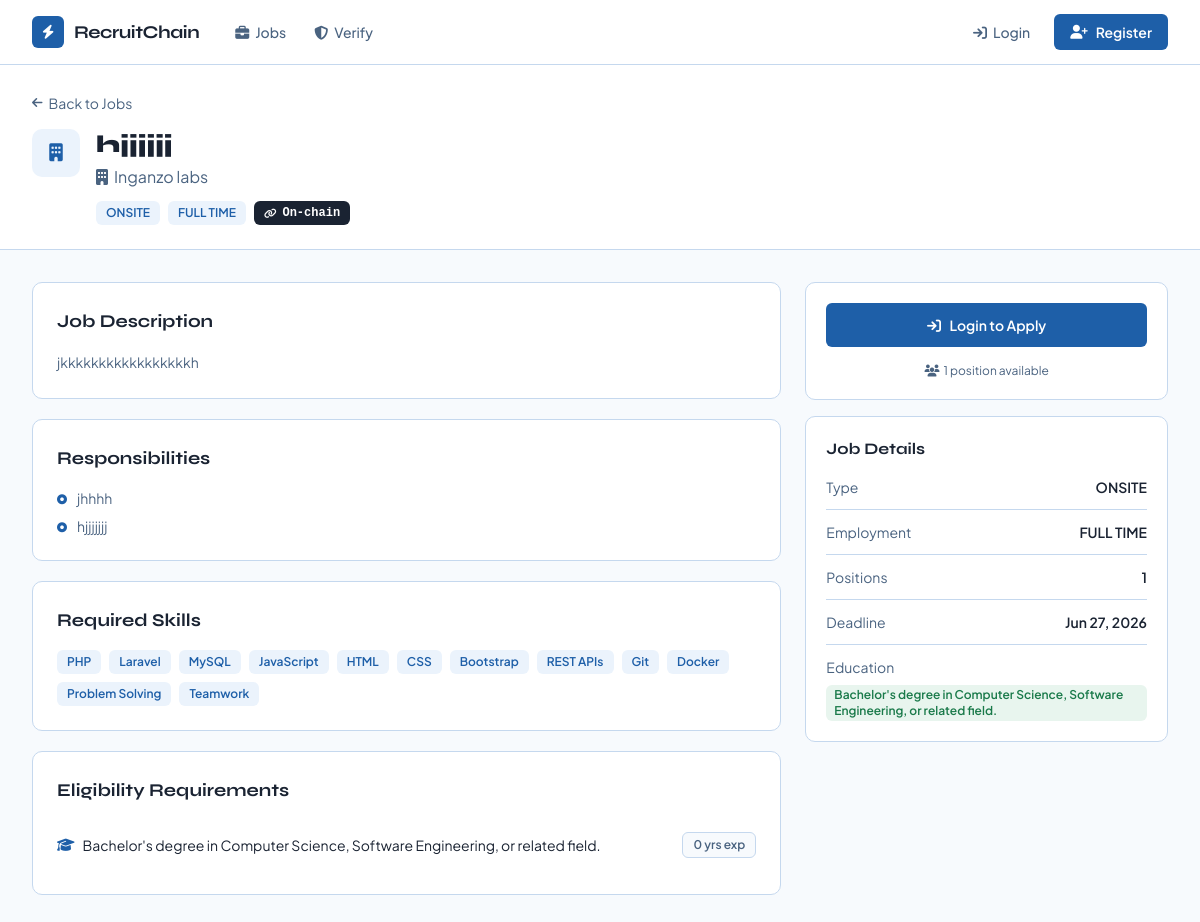
The page /job.php?id=10 on the database its author committed.
### tables this page shows
CREATE TABLE `jobs` (
  `id` int(10) UNSIGNED NOT NULL,
  `company_id` int(10) UNSIGNED NOT NULL,
  `title` varchar(255) NOT NULL,
  `department` varchar(100) DEFAULT NULL,
  `description` longtext NOT NULL,
  `responsibilities` longtext DEFAULT NULL CHECK (json_valid(`responsibilities`)),
  `required_skills` longtext DEFAULT NULL CHECK (json_valid(`required_skills`)),
  `required_education` varchar(100) DEFAULT NULL,
  `required_certs` longtext DEFAULT NULL CHECK (json_valid(`required_certs`)),
  `min_experience` int(11) DEFAULT 0,
  `positions_count` int(11) DEFAULT 1,
  `deadline` datetime NOT NULL,
  `salary_min` decimal(10,2) DEFAULT NULL,
  `salary_max` decimal(10,2) DEFAULT NULL,
  `job_type` enum('REMOTE','ONSITE','HYBRID') DEFAULT 'ONSITE',
  `employment_type` enum('FULL_TIME','PART_TIME','CONTRACT') DEFAULT 'FULL_TIME',
  `location` varchar(255) DEFAULT NULL,
  `job_hash` char(64) DEFAULT NULL,
  `icp_confirmed` tinyint(1) DEFAULT 0,
  `marks_published` tinyint(1) DEFAULT 0,
  `status` enum('ACTIVE','SCREENING','EXAMINING','INTERVIEWING','COMPLETED') DEFAULT 'ACTIVE',
  `created_at` timestamp NULL DEFAULT current_timestamp(),
  `updated_at` timestamp NULL DEFAULT current_timestamp() ON UPDATE current_timestamp(),
  `eligible_educations` longtext DEFAULT NULL CHECK (json_valid(`eligible_educations`)),
  `exam_num_questions` int(10) UNSIGNED DEFAULT 10,
  `exam_time_limit_min` int(10) UNSIGNED DEFAULT 60,
  `exam_open_ended` int(10) UNSIGNED DEFAULT 3,
  `exam_closed_ended` int(10) UNSIGNED DEFAULT 7,
  `exam_sample_doc_path` varchar(500) DEFAULT NULL,
  `exam_start_at` datetime DEFAULT NULL,
  `exam_end_at` datetime DEFAULT NULL,
  `interview_shortlist_n` int(10) UNSIGNED DEFAULT 5,
  `interview_start_at` datetime DEFAULT NULL,
  `interview_time_limit_min` int(10) UNSIGNED DEFAULT 5,
  `interview_max_questions` int(10) UNSIGNED DEFAULT 5,
  `interview_end_at` datetime DEFAULT NULL
);

CREATE TABLE `companies` (
  `id` int(10) UNSIGNED NOT NULL,
  `user_id` int(10) UNSIGNED NOT NULL,
  `company_name` varchar(255) NOT NULL,
  `reg_number` varchar(100) DEFAULT NULL,
  `industry` varchar(100) DEFAULT NULL,
  `size` varchar(50) DEFAULT NULL,
  `website` varchar(255) DEFAULT NULL,
  `address` text DEFAULT NULL,
  `reg_cert_path` varchar(500) DEFAULT NULL,
  `reg_cert_hash` char(64) DEFAULT NULL,
  `tax_doc_path` varchar(500) DEFAULT NULL,
  `tax_doc_hash` char(64) DEFAULT NULL,
  `verification_status` enum('PENDING','APPROVED','REJECTED') DEFAULT 'PENDING',
  `verified_at` datetime DEFAULT NULL,
  `verified_by` int(10) UNSIGNED DEFAULT NULL,
  `rejection_reason` text DEFAULT NULL,
  `company_hash` char(64) DEFAULT NULL,
  `icp_confirmed` tinyint(1) DEFAULT 0,
  `created_at` timestamp NULL DEFAULT current_timestamp(),
  `updated_at` timestamp NULL DEFAULT current_timestamp() ON UPDATE current_timestamp()
);

### includes/db.php (called while the page is built, shortened)
<?php
function pdo(): PDO {
    static $pdo = null;
    if ($pdo === null) {
        $c = config();
        $pdo = new PDO(
            "mysql:host={$c['DB_HOST']};port={$c['DB_PORT']};dbname={$c['DB_NAME']};charset=utf8mb4",
            $c['DB_USER'],
            $c['DB_PASS'],
            [
                PDO::ATTR_ERRMODE            => PDO::ERRMODE_EXCEPTION,
                PDO::ATTR_DEFAULT_FETCH_MODE => PDO::FETCH_ASSOC,
                PDO::ATTR_EMULATE_PREPARES   => false,
            ]
        );
    }
    return $pdo;
}

### job.php (the view, shortened to what this page needs)
<?php
require 'includes/db.php';
$id = (int)($_GET['id'] ?? 0);
$stmt = pdo()->prepare("SELECT j.*, c.company_name, c.industry, c.website
                         FROM jobs j JOIN companies c ON j.company_id = c.id
                         WHERE j.id = ?");
$stmt->execute([$id]);
$job = $stmt->fetch();
$skills          = json_decode($job['required_skills']    ?? '[]', true) ?: [];
$responsibilities = json_decode($job['responsibilities']  ?? '[]', true) ?: [];
$eduLevels       = json_decode($job['eligible_educations'] ?? '[]', true) ?: [];
$deadlinePassed  = strtotime($job['deadline']) < time();
$hasApplied = false;
?>
<!DOCTYPE html>
<html lang="en">
<head>
  <link rel="stylesheet" href="https://cdnjs.cloudflare.com/ajax/libs/font-awesome/6.5.0/css/all.min.css">
  <script src="https://cdn.tailwindcss.com"></script>
</head>
<body class="bg-[#F7FAFD] font-body text-[#1A2332]">
<?php include 'includes/nav-public.php'; ?>
<div class="bg-white border-b border-[#C5D8EE]">
  <div class="max-w-[1200px] mx-auto px-8 py-6">
    <a href="/" class="inline-flex items-center gap-1.5 text-sm text-[#4A6380] hover:text-[#1A2332] mb-4 transition-colors">
      <i class="fa-solid fa-arrow-left text-xs"></i> Back to Jobs
    </a>
    <div class="flex items-start gap-4">
      <div class="w-12 h-12 bg-[#EBF3FC] rounded-[10px] flex items-center justify-center flex-shrink-0">
        <i class="fa-solid fa-building text-[#1E5FA8] text-lg"></i>
      </div>
      <div>
        <h1 class="font-display font-extrabold text-[#1A2332] text-2xl"><?= htmlspecialchars($job['title']) ?></h1>
        <p class="text-[#4A6380] mt-1">
          <i class="fa-solid fa-building mr-1.5"></i><?= htmlspecialchars($job['company_name']) ?>
        </p>
        <div class="flex items-center gap-2 mt-3">
          <?php
          $typeColors = ['REMOTE' => 'bg-[#E8F5EE] text-[#1A7A4A]', 'ONSITE' => 'bg-[#EBF3FC] text-[#1E5FA8]', 'HYBRID' => 'bg-[#FFF3E6] text-[#B05C00]'];
          $tc = $typeColors[$job['job_type']] ?? 'bg-[#EBF3FC] text-[#1E5FA8]';
          ?>
          <span class="inline-flex items-center gap-1.5 px-2.5 py-1 rounded-[6px] <?= $tc ?> text-xs font-semibold"><?= $job['job_type'] ?></span>
          <span class="inline-flex items-center gap-1.5 px-2.5 py-1 rounded-[6px] bg-[#EBF3FC] text-[#1E5FA8] text-xs font-semibold"><?= str_replace('_', ' ', $job['employment_type']) ?></span>
          <?php if ($job['icp_confirmed']): ?>
          <span class="inline-flex items-center gap-1.5 px-2.5 py-1 rounded-[6px] bg-[#1A2332] text-white text-xs font-semibold font-mono">
            <i class="fa-solid fa-link text-[10px]"></i> On-chain
          </span>
          <?php endif; ?>
        </div>
      </div>
    </div>
  </div>
</div>
<main class="max-w-[1200px] mx-auto px-8 py-8">
  <div class="grid grid-cols-1 lg:grid-cols-3 gap-6">
    <div class="lg:col-span-2 space-y-5">
      <div class="bg-white border border-[#C5D8EE] rounded-[10px] p-6">
        <h2 class="font-display font-bold text-[#1A2332] text-lg mb-4">Job Description</h2>
        <p class="text-sm text-[#4A6380] leading-relaxed whitespace-pre-line"><?= htmlspecialchars($job['description']) ?></p>
      </div>
      <?php if (!empty($responsibilities)): ?>
      <div class="bg-white border border-[#C5D8EE] rounded-[10px] p-6">
        <h2 class="font-display font-bold text-[#1A2332] text-lg mb-4">Responsibilities</h2>
        <ul class="space-y-2">
          <?php foreach ($responsibilities as $r): ?>
          <li class="flex items-start gap-2.5 text-sm text-[#4A6380]">
            <i class="fa-solid fa-circle-dot text-[#1E5FA8] text-[10px] mt-1.5 flex-shrink-0"></i>
            <?= htmlspecialchars($r) ?>
          </li>
          <?php endforeach; ?>
        </ul>
      </div>
      <?php endif; ?>
      <?php if (!empty($skills)): ?>
      <div class="bg-white border border-[#C5D8EE] rounded-[10px] p-6">
        <h2 class="font-display font-bold text-[#1A2332] text-lg mb-4">Required Skills</h2>
        <div class="flex flex-wrap gap-2">
          <?php foreach ($skills as $s): ?>
          <span class="inline-flex items-center gap-1.5 px-2.5 py-1 rounded-[6px] bg-[#EBF3FC] text-[#1E5FA8] text-xs font-semibold"><?= htmlspecialchars($s) ?></span>
          <?php endforeach; ?>
        </div>
      </div>
      <?php endif; ?>
      <?php if (!empty($eduLevels)): ?>
      <div class="bg-white border border-[#C5D8EE] rounded-[10px] p-6">
        <h2 class="font-display font-bold text-[#1A2332] text-lg mb-4">Eligibility Requirements</h2>
        <div class="divide-y divide-[#C5D8EE]">
          <?php foreach ($eduLevels as $row):
            if (is_array($row)) { $lvl = $row['level'] ?? ''; $exp = (int)($row['min_experience'] ?? 0); }
            else { $lvl = $row; $exp = (int)($job['min_experience'] ?? 0); }
          ?>
          <div class="flex items-center justify-between py-3">
            <span class="flex items-center gap-2 text-sm text-[#1A2332]">
              <i class="fa-solid fa-graduation-cap text-[#1E5FA8]"></i>
              <?= htmlspecialchars($lvl) ?>
            </span>
            <span class="inline-flex items-center gap-1.5 px-2.5 py-1 rounded-[6px] bg-[#F7FAFD] border border-[#C5D8EE] text-xs font-semibold text-[#4A6380]">
              <?= $exp ?> yr<?= $exp !== 1 ? 's' : '' ?> exp
            </span>
          </div>
          <?php endforeach; ?>
        </div>
      </div>
      <?php endif; ?>
    </div>
    <div class="space-y-4">
      <div class="bg-white border border-[#C5D8EE] rounded-[10px] p-5">
        <?php if ($hasApplied): ?>
        <div class="flex items-start gap-3 px-4 py-3 bg-[#E8F5EE] border border-[#1A7A4A]/20 rounded-[6px] mb-4">
          <i class="fa-solid fa-circle-check text-[#1A7A4A] mt-0.5 flex-shrink-0"></i>
          <p class="text-sm font-medium text-[#1A7A4A]">You have already applied</p>
        </div>
        <?php else: ?>
        <a href="/login.php"
           class="block w-full text-center px-4 py-3 bg-[#1E5FA8] hover:bg-[#154680] text-white text-sm font-semibold rounded-[6px] transition-colors mb-4">
          <i class="fa-solid fa-arrow-right-to-bracket mr-1.5"></i> Login to Apply
        </a>
        <?php endif; ?>
        <p class="text-xs text-[#4A6380] text-center">
          <i class="fa-solid fa-users mr-1"></i><?= $job['positions_count'] ?> position<?= $job['positions_count'] != 1 ? 's' : '' ?> available
        </p>
      </div>
      <div class="bg-white border border-[#C5D8EE] rounded-[10px] p-5">
        <h3 class="font-display font-bold text-[#1A2332] mb-4">Job Details</h3>
        <dl class="space-y-3">
          <div class="flex justify-between items-center text-sm">
            <dt class="text-[#4A6380]">Type</dt>
            <dd class="font-semibold text-[#1A2332]"><?= $job['job_type'] ?></dd>
          </div>
          <div class="flex justify-between items-center text-sm border-t border-[#C5D8EE] pt-3">
            <dt class="text-[#4A6380]">Employment</dt>
            <dd class="font-semibold text-[#1A2332]"><?= str_replace('_', ' ', $job['employment_type']) ?></dd>
          </div>
          <div class="flex justify-between items-center text-sm border-t border-[#C5D8EE] pt-3">
            <dt class="text-[#4A6380]">Positions</dt>
            <dd class="font-semibold text-[#1A2332]"><?= $job['positions_count'] ?></dd>
          </div>
          <div class="flex justify-between items-start text-sm border-t border-[#C5D8EE] pt-3">
            <dt class="text-[#4A6380]">Deadline</dt>
            <dd class="text-right">
              <span class="font-semibold text-[#1A2332]"><?= date('M j, Y', strtotime($job['deadline'])) ?></span>
            </dd>
          </div>
          <?php if (!empty($eduLevels)): ?>
          <div class="border-t border-[#C5D8EE] pt-3">
            <dt class="text-sm text-[#4A6380] mb-2">Education</dt>
            <dd class="flex flex-wrap gap-1">
              <?php foreach ($eduLevels as $row):
                $lvl = is_array($row) ? ($row['level'] ?? $row) : $row;
              ?>
              <span class="inline-flex items-center px-2 py-0.5 rounded-[6px] bg-[#E8F5EE] text-[#1A7A4A] text-xs font-semibold"><?= htmlspecialchars($lvl) ?></span>
              <?php endforeach; ?>
            </dd>
          </div>
          <?php endif; ?>
        </dl>
      </div>
    </div>
  </div>
</main>
</body>
</html>

### job.php (style rules this page uses)
body { font-family:'Plus Jakarta Sans',sans-serif }

### rows shown on the page
jobs: title "hjjjjjj", company.company_name "Inganzo labs", job_type "ONSITE", employment_type "FULL TIME", description "jkkkkkkkkkkkkkkkkkh", responsibilities "jhhhh", responsibilities "hjjjjjjj", required_skills "PHP", required_skills "Laravel", required_skills "MySQL", required_skills "JavaScript", required_skills "HTML", required_skills "CSS", required_skills "Bootstrap", required_skills "REST APIs", required_skills "Git", required_skills "Docker", required_skills "Problem Solving", required_skills "Teamwork", required_education "Bachelor's degree in Computer Science, Software Engineering, or related field.", min_experience "0", positions_count "1", deadline "Jun 27, 2026"
